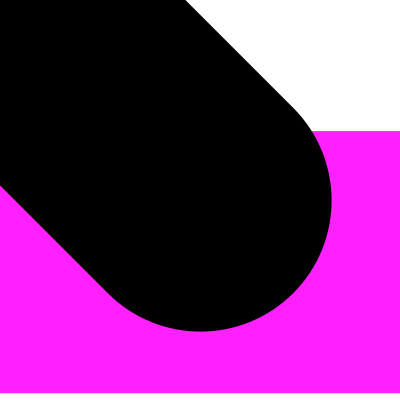
Frame 1 (no input)
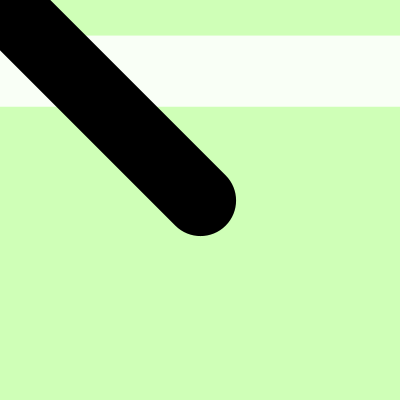
Frame 60 (the mouse pressed at the canvas centre just before this capture)
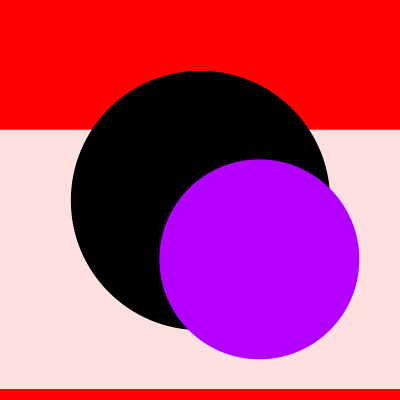
Frame 120 (the mouse held since frame 60 and released just before this capture)

The Processing sketch that drew these frames (run headless with seeded random() and noise(); from frame 60 on, the mouse is pressed at the canvas centre):

// Processing sketch: processing_61473
// ── processing_61473.pde

void setup(){
 
   size(400,400);
   background(255,255,255);
    
}
 
 
void draw(){
 
float r;
r = random(10,400);
 
  
smooth();
noStroke();
 
background(r,r,255);
fill(255,0,255,224);
rectMode(CENTER);
rect(200,r,400,r);
 
stroke(0);
strokeWeight(r);
line(200,200,mouseX,mouseY);
noStroke();
colorMode(HSB);
fill(mouseX,255,255);
ellipseMode(CENTER);
 

ellipse(r,r,mouseY,mouseX);
 

  }
